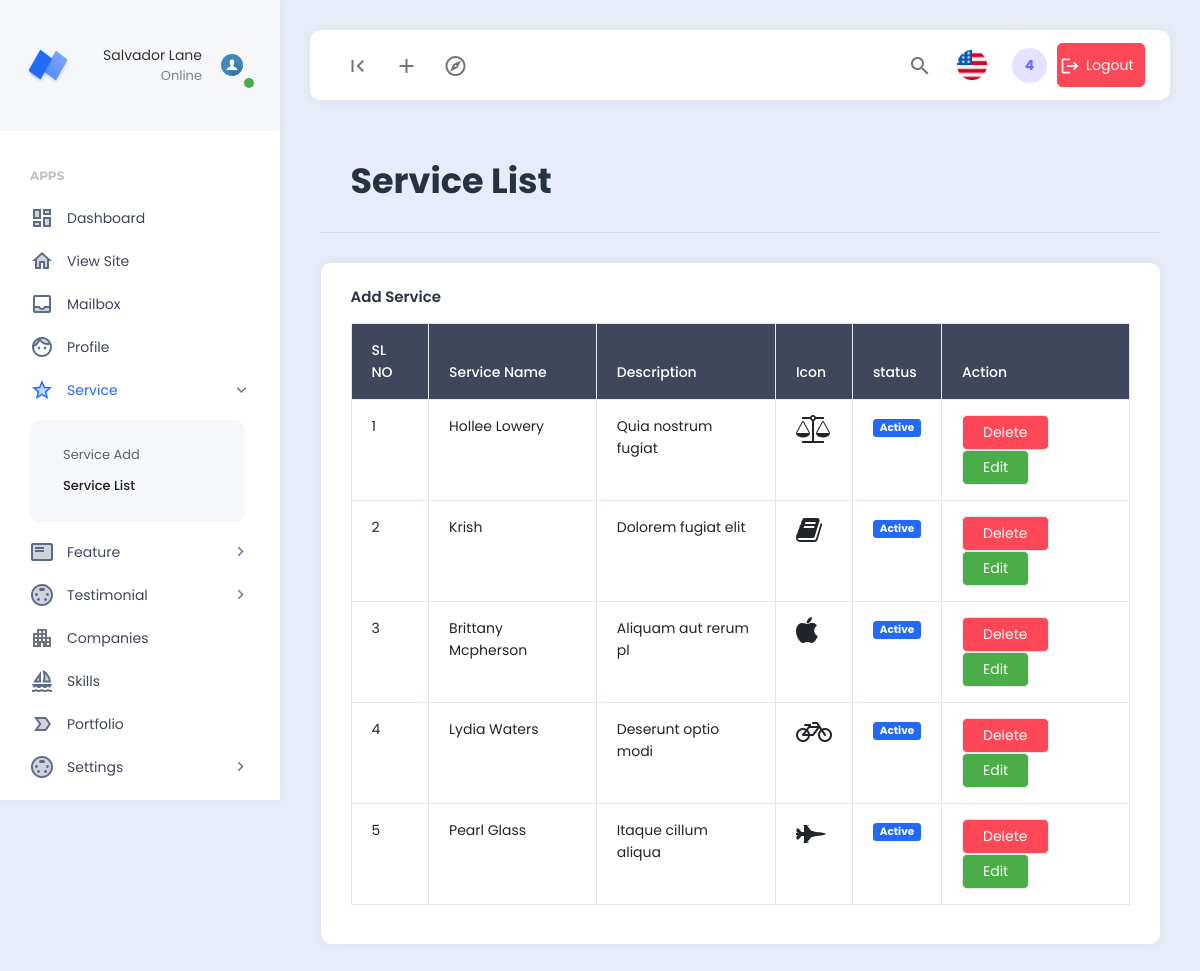
Page /dashboard/services_list.php (signed in) on the committed database.
### tables this page shows
CREATE TABLE `users` (
  `id` int(11) NOT NULL,
  `name` varchar(100) NOT NULL,
  `email` varchar(100) NOT NULL,
  `password` varchar(100) NOT NULL,
  `phone_number` varchar(20) DEFAULT NULL,
  `account_status` varchar(20) NOT NULL DEFAULT 'active',
  `profile_photo` varchar(200) NOT NULL DEFAULT 'default_profile_photo.jpg'
);

CREATE TABLE `services` (
  `id` int(11) NOT NULL,
  `service_name` varchar(100) NOT NULL,
  `service_des` text NOT NULL,
  `service_icon` varchar(100) NOT NULL,
  `status` varchar(100) NOT NULL
);

### dashboard/services_list.php (the view, shortened to what this page needs)
<?php require_once "includes/header.php"; ?>
<div class="container">
    <div class="row">
        <div class="col">
            <div class="page-description">
                <h1>Service List</h1>
            </div>
        </div>
    </div>
    <div class="row">
        <div class="col-md-12">
            <div class="card">
                <div class="card-header">
                    <h5 class="card-title">Add Service</h5>
                </div>
                <div class="card-body">
                    <table class="table table-bordered">
                        <thead class="table-dark">
                            <tr>
                                <th>SL NO</th>
                                <th>Service Name</th>
                                <th>Description</th>
                                <th>Icon</th>
                                <th>status</th>
                                <th>Action</th>
                            </tr>
                        </thead>
                        <tbody>
                            <?php
                                $select_query = "SELECT * FROM `services`";
                                $services = mysqli_query($db_connect, $select_query);
                                $serial = 1;
                            ?>
                            <?php foreach($services as $service): ?>
                                <tr>
                                    <td><?=$serial++ ?></td>
                                    <td><?=$service['service_name'] ?></td>
                                    <td><?=$service['service_des'] ?></td>
                                    <td><i class="fa-2x <?=$service['service_icon'] ?>"></i></td>
                                    <td>
                                        <?php if($service['status'] == 'active'): ?>
                                            <badge class="badge bg-primary">Active</badge>
                                        <?php else: ?>
                                            <badge class="badge bg-warning">Deactive</badge>
                                        <?php endif; ?>
                                    </td>
                                    <td>
                                        <button value="service_delete.php?id=<?= $service['id'] ?>" class="btn btn-danger delete_btn">Delete</button>
                                        <a href="service_edit.php?id=<?= $service['id'] ?>" class="btn btn-success">Edit</a>
                                    </td>
                                </tr>
                            <?php endforeach; ?>
                        </tbody>
                    </table>
                </div>
            </div>
        </div>
    </div>
</div>
<?php require_once "includes/footer.php"; ?>

### dashboard/includes/navbar.php (shortened to what this page needs)
<div class="app-sidebar">
    <div class="logo">
        <a href="dashboard.php" class="logo-icon"><span class="logo-text">Neptune</span></a>
        <div class="sidebar-user-switcher user-activity-online">
            <a href="#">
                <img src="uploads/profile_photos/<?=$profile_photo?>">
                <span class="activity-indicator"></span>
                <span class="user-info-text"><?= (isset($_SESSION['s_name'])) ? $_SESSION['s_name'] : "" ?><br><span class="user-state-info">Online</span></span>
            </a>
        </div>
    </div>
    <div class="app-menu">
        <ul class="accordion-menu">
            <li class="sidebar-title">
                Apps
            </li>
            <li class="<?=($page_name == 'dashboard.php') ? 'active-page':'' ?>">
                <a href="dashboard.php" class="active"><i class="material-icons-two-tone">dashboard</i>Dashboard</a>
            </li>
            <li >
                <a href="../index.php" target="_blank" class="active"><i class="material-icons-two-tone">home</i>View Site</a>
            </li>
            <li class="<?=($page_name == 'mailbox.php') ? 'active-page':'' ?>">
                <a href="mailbox.php" class="active"><i class="material-icons-two-tone">inbox</i>Mailbox
                </a>
            </li>
            <li class="<?=($page_name == 'profile.php') ? 'active-page':'' ?>">
                <a href="profile.php"><i class="material-icons-two-tone">face</i>Profile</a>
            </li>
            <li class="<?=($page_name == 'services_add.php' || $page_name == 'services_list.php') ? 'active-page':'' ?>">
                <a href=""><i class="material-icons-two-tone">star</i>Service<i class="material-icons has-sub-menu">keyboard_arrow_right</i></a>
                <ul class="sub-menu">
                    <li>
                        <a class="<?=($page_name == 'services_add.php') ? 'active':'' ?>" href="services_add.php">Service Add</a>
                    </li>
                    <li>
                        <a class="<?=($page_name == 'services_list.php') ? 'active':'' ?>" href="services_list.php">Service List</a>
                    </li>
                </ul>
            </li>
            <li class="<?=($page_name == 'feature_add.php' || $page_name == 'feature_list.php') ? 'active-page':'' ?>">
                <a href=""><i class="material-icons-two-tone">featured_play_list </i>Feature<i class="material-icons has-sub-menu">keyboard_arrow_right</i></a>
            </li>
            <li class="<?=($page_name == 'testimonial_add.php' || $page_name == 'feature_list.php') ? 'active-page':'' ?>">
                <a href=""><i class="material-icons-two-tone">settings_input_svideo </i>Testimonial<i class="material-icons has-sub-menu">keyboard_arrow_right</i></a>
            </li>
            <li class="<?=($page_name == 'companies_add.php') ? 'active-page':'' ?>">
                <a href="companies_add.php"><i class="material-icons-two-tone">apartment</i>Companies</a>
            </li>
            <li class="<?=($page_name == 'skill_add.php') ? 'active-page':'' ?>">
                <a href="skill_add.php"><i class="material-icons-two-tone">sailing </i>Skills</a>
            </li>
            <li class="<?=($page_name == 'portfolio.php') ? 'active-page':'' ?>">
                <a href="portfolio.php"><i class="material-icons-two-tone">label_important</i>Portfolio</a>
            </li>
            <li class="<?=($page_name == 'settings.php' || $page_name == 'socialmedia_add.php') ? 'active-page':'' ?>">
                <a href=""><i class="material-icons-two-tone">settings_input_svideo </i>Settings<i class="material-icons has-sub-menu">keyboard_arrow_right</i></a>
            </li>
            <li>
                <a href=""><i class="material-icons-two-tone">star</i>Pages<i class="material-icons has-sub-menu">keyboard_arrow_right</i></a>
            </li>
        </ul>
    </div>
</div>

### rows in the picture
users: profile_photo (placeholder picture)
services: service_name "Hollee Lowery", service_des "Quia nostrum fugiat", status "Active"
services: service_name "Krish", service_des "Dolorem fugiat elit", status "Active"
services: service_name "Brittany Mcpherson", service_des "Aliquam aut rerum pl", status "Active"
services: service_name "Lydia Waters", service_des "Deserunt optio modi", status "Active"
services: service_name "Pearl Glass", service_des "Itaque cillum aliqua", status "Active"

### other values in the picture
$_SESSION['s_name'] "Salvador Lane"
